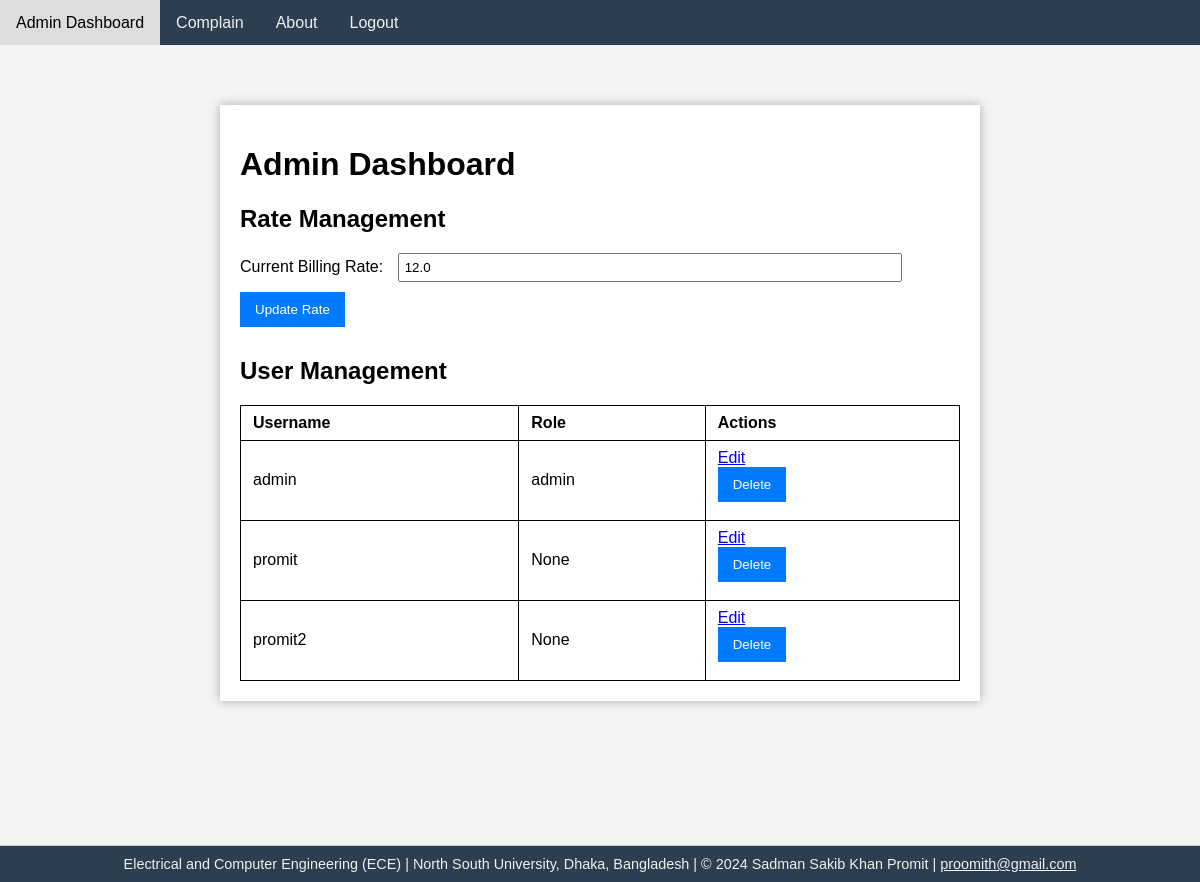
The page /admin (signed in) on the database its author committed.
### server.py (models this page shows)
class BillingRate(db.Model):
    id = db.Column(db.Integer, primary_key=True)
    rate = db.Column(db.Float, nullable=False)

class User(UserMixin, db.Model):
    id = db.Column(db.Integer, primary_key=True)
    username = db.Column(db.String(150), unique=True, nullable=False)
    password = db.Column(db.String(60), nullable=False)
    role = db.Column(db.Enum('admin', 'user', 'meter', name='user_roles'))
    email = db.Column(db.String(150), unique=True, nullable=True)
    address = db.Column(db.String(255), nullable=True)
    phone = db.Column(db.String(20), nullable=True)

### server.py (the view, shortened to what this page needs)
@app.route('/admin', methods=['GET', 'POST'])
@login_required
def admin():
    if current_user.role != 'admin':
        flash('Access Denied', 'error')
        return redirect(url_for('login'))
    current_rate_obj = BillingRate.query.first()
    users = User.query.all()
    current_rate = current_rate_obj.rate if current_rate_obj else 0
    return render_template('admin.html', users=users, current_rate=current_rate)

### server.py (called while the page is built)
@login_manager.user_loader
def load_user(user_id):
    return User.query.get(int(user_id))

### templates/admin.html (shortened to what this page needs)
<!DOCTYPE html>
<html lang="en">
<head>
    <link rel="stylesheet" type="text/css" href="{{ url_for('static', filename='styles.css') }}">
</head>
<body>
    {% include 'navbar.html' %}
    <div class="content-wrap">
        <div class="container">
            <h1>Admin Dashboard</h1>
            <h2>Rate Management</h2>
            <form method="POST" action="{{ url_for('admin') }}">
                <label for="rate">Current Billing Rate: </label>
                <input type="text" id="rate" name="rate" value="{{ current_rate }}" required>
                <input type="submit" value="Update Rate">
            </form>
            <h2>User Management</h2>
            <table>
                <thead>
                    <tr>
                        <th>Username</th>
                        <th>Role</th>
                        <th>Actions</th>
                    </tr>
                </thead>
                <tbody>
                    {% for user in users %}
                    <tr>
                        <td>{{ user.username }}</td>
                        <td>{{ user.role }}</td>
                        <td>
                            <a href="{{ url_for('edit_user', user_id=user.id) }}">Edit</a>
                            <form method="POST" action="{{ url_for('delete_user', user_id=user.id) }}" onsubmit="return confirmDelete('{{ user.username }}')">
                                <input type="submit" value="Delete">
                            </form>
                        </td>
                    </tr>
                    {% endfor %}
                </tbody>
            </table>
        </div>
    </div>
    <footer>
        Electrical and Computer Engineering (ECE) | North South University, Dhaka, Bangladesh | &copy; 2024 Sadman Sakib Khan Promit | <a href="mailto:proomith@gmail.com">proomith@gmail.com</a>
    </footer>
</body>
</html>

### static/styles.css (style rules this page uses)
:root { --primary-color: #007BFF; --background-color: #f4f4f4; --container-bg-color: #fff; --message-color: #e7f3fe; --navbar-color: #2c3e50; --link-color: #ecf0f1; }
html, body { height: 100%; margin: 0; }
body { font-family: Arial, sans-serif; background-color: var(--background-color); padding: 0; }
.content-wrap { flex: 1; min-height: calc(100% - 60px); padding-bottom: 60px; box-sizing: border-box; }
.container { width: 60%; margin: 5% auto; background-color: var(--container-bg-color); padding: 20px; box-shadow: 0px 0px 10px #aaa; }
label { display: inline-block; margin-right: 10px; margin-bottom: 5px; }
input[type="text"], input[type="radio"], input[type="submit"] { margin-bottom: 10px; }
input[type="text"] { width: 70%; padding: 5px; box-sizing: border-box; }
input[type="submit"] { padding: 10px 15px; background-color: var(--primary-color); border: none; color: #fff; cursor: pointer; }
table { width: 100%; border-collapse: collapse; }
table, th, td { border: 1px solid black; }
th, td { padding: 8px 12px; text-align: left; }
footer { width: 100%; padding: 10px 0; background-color: var(--navbar-color); color: var(--link-color); text-align: center; font-size: 0.9em; border-top: 1px solid #ccc; }
footer a { color: var(--link-color); text-decoration: underline; }

### rows shown on the page
BillingRate: rate "12.0"
User: username "admin", role "admin"
User: username "promit", role "None"
User: username "promit2", role "None"
